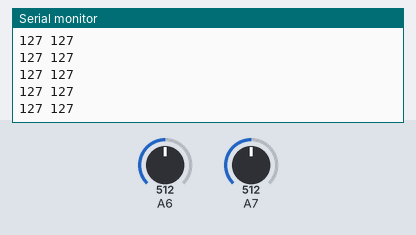
Recording of a sketch running on a simulated Arduino Nano, built with avr-gcc and run on an emulated ATmega328P. Shown: the last lines printed to the serial monitor. Inputs (shaded band) come from the test bench; at power-on: A6 = 512, A7 = 512. No radio packets arrive unless stated.

Above: at 1.2 s.
1.3 s: A6 set to 46
At 2.2 s:
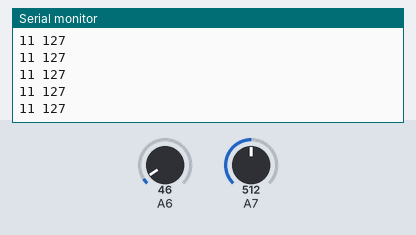
2.8 s: A6 set to 37
At 3.6 s:
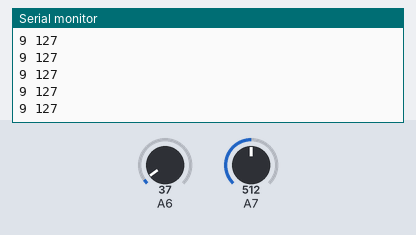
Timing chart, 0 to 5.8 s (numbered marks = the images above; inputs shaded):
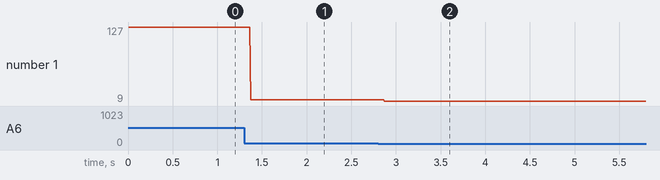

The sketch:

transpitter.ino
```cpp
#include <SPI.h>
#include "nRF24L01.h"
#include "RF24.h"
#include <Wire.h>


RF24 radio(9, 10);   // nRF24L01 (CE, CSN)
const byte address[6] = "00001"; // Address

// Max size of this struct is 32 bytes - NRF24L01 buffer limit
struct Data_Package {
  byte j1PotX;
  byte j1PotY;
};

Data_Package data; //Create a variable with the above structure

void setup() {
  Serial.begin(9600);
  // Define the radio communication
  radio.begin();
  radio.openWritingPipe(address);
  radio.setAutoAck(false);
//  radio.setDataRate(RF24_250KBPS);
//  radio.setPALevel(RF24_PA_LOW);


  // Set initial default values
  data.j1PotX = 127; // Values from 0 to 255. When Joystick is in resting position, the value is in the middle, or 127. We actually map the pot value from 0 to 1023 to 0 to 255 because that's one BYTE value
  data.j1PotY = 127;

}
void loop() {
  // Read all analog inputs and map them to one Byte value
  data.j1PotX = map(analogRead(A6), 0, 1023, 0, 255); // Convert the analog read value from 0 to 1023 into a BYTE value from 0 to 255
  data.j1PotY = map(analogRead(A7), 0, 1023, 0, 255);

  Serial.print(data.j1PotX);
  Serial.print(" ");
  Serial.println(data.j1PotY);

  // Send the whole data from the structure to the receiver
  radio.write(&data, sizeof(Data_Package));
}
```

Measured:
- after the input at 1.3 s, the serial monitor: prints a new line after 0.07 s (image 1)
- after the input at 2.8 s, the serial monitor: prints a new line after 0.07 s (image 2)
- plotted number 1: 127 → 11 after the input at 1.3 s, 11 → 9 after the input at 2.8 s
